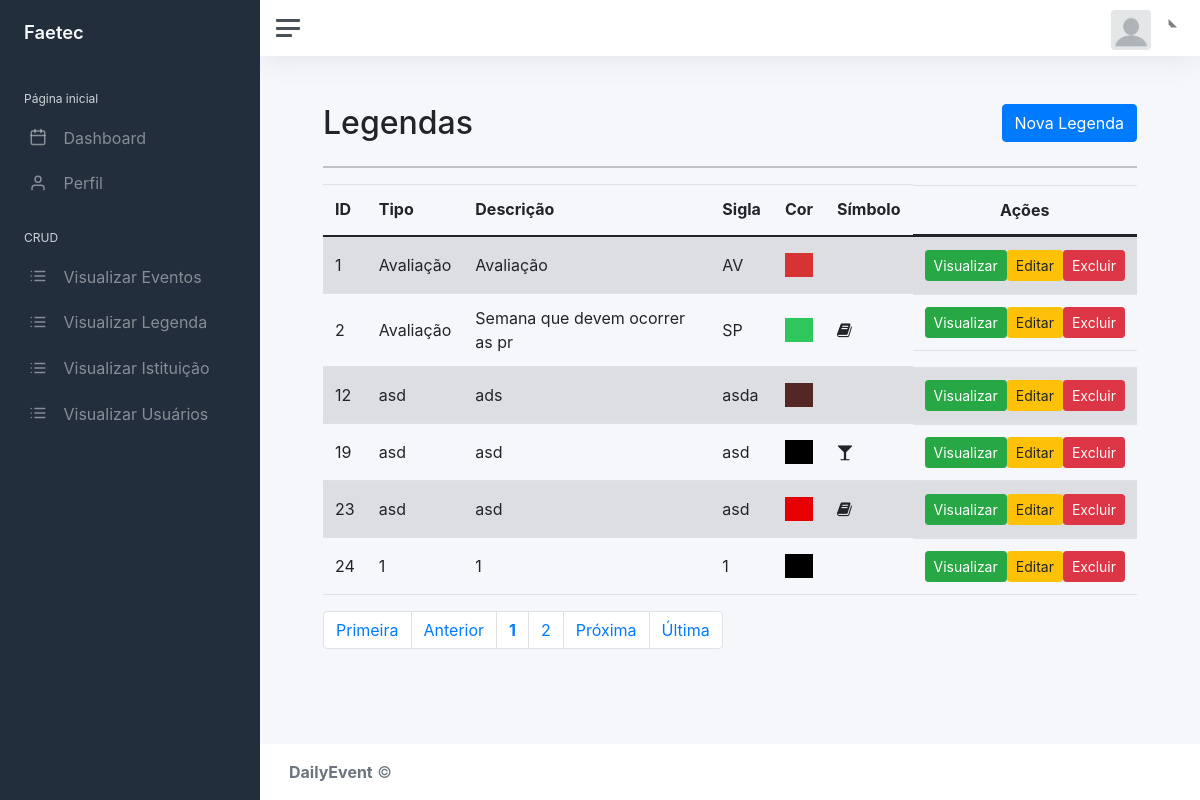
The app's page /static/dash.php?page=lista_leg with its own data.
### tables this page shows
CREATE TABLE IF NOT EXISTS `legenda` (
  `id_leg` int(11) NOT NULL AUTO_INCREMENT,
  `tipo_evento` varchar(15) DEFAULT NULL,
  `desc_leg` varchar(100) DEFAULT NULL,
  `simbolo_leg` varchar(100) DEFAULT NULL,
  `sigla_leg` varchar(4) DEFAULT NULL,
  `cor_leg` varchar(9) DEFAULT NULL,
  PRIMARY KEY (`id_leg`)
);

### static/contents/legenda/lista_leg.php (the view, shortened to what this page needs)
<div class="container-fluid">
	<div id="top" class="row">
		<div class="col-md-11">
			<h2>Legendas</h2>
		</div>
		<div class="col-md-1">
			<a href="?page=addleg" class="btn btn-primary pull-right h2">Nova Legenda</a>
		</div>
	</div>
	<hr/>
	<?php
	$data = mysqli_query($con, "select * from legenda ORDER BY id_leg ASC") or die(mysqli_error());
	?>
	<div id="bloco-list-pag">
		<div id="list" class="row">
			<div class="table-responsive col-md-12">
				<?php
					$quantidade = 5;
					$pagina = (isset($_GET['pagina'])) ? (int)$_GET['pagina'] : 1;
					echo "<table class='table table-striped' cellspacing='0' cellpading='0'>";
					echo "<thead><tr>";
					echo "<td><strong>ID</strong></td>";
					echo "<td><strong>Tipo</strong></td>";
					echo "<td><strong>Descrição</strong></td>";
					echo "<td><strong>Sigla</strong></td>";
					echo "<td><strong>Cor</strong></td>";
					echo "<td><strong>Símbolo</strong></td>";
					echo "<td class='actions d-flex justify-content-center'><strong>Ações</strong></td>";
					echo "</tr></thead><tbody>";
					while($info = mysqli_fetch_array($data)){
						echo "<tr>";
						echo "<td>".$info['id_leg']."</td>";
						echo "<td>".$info['tipo_evento']."</td>";
						echo "<td>".$info['desc_leg']." </td>";
						echo "<td>".$info['sigla_leg']." </td>";
							echo "<td><div style='background-color:".$info['cor_leg']."';>&nbsp</div></td>";
							echo "<td><i class='fa ".$info['simbolo_leg']."'></i></td>";
						echo "<td class='actions btn-group-sm d-flex justify-content-center'>";
						echo "<a class='btn btn-success btn-xs' href=?page=view_leg&id_leg=".$info['id_leg']."> Visualizar </a>";
						echo "<a class='btn btn-warning btn-xs' href=?page=edit_leg&id_leg=".$info['id_leg']."> Editar </a>";
						echo "<a href=?page=excluir_leg&id_leg=".$info['id_leg']." class='btn btn-danger btn-xs'> Excluir </a></td>";
					}
				echo "</tr></tbody></table>";
			?>
		</div>
	</div>
	<div id="bottom" class="row">
			<div class="col-md-12">
				<?php
					$sqlTotal 		= "select id_leg from legenda;";
					$qrTotal  		= mysqli_query($con, $sqlTotal) or die (mysqli_error());
					$numTotal 		= mysqli_num_rows($qrTotal);
					$totalpagina = (ceil($numTotal/$quantidade)<=0) ? 1 : ceil($numTotal/$quantidade);
					$exibir = 3;
					$anterior = (($pagina-1) <= 0) ? 1 : $pagina - 1;
					$posterior = (($pagina+1) >= $totalpagina) ? $totalpagina : $pagina+1;
					echo "<ul class='pagination'>";
					echo "<li class='page-item'><a class='page-link' href='?page=lista_leg&pagina=1'> Primeira</a></li> ";
					echo "<li class='page-item'><a class='page-link' href=\"?page=lista_leg&pagina=$anterior\"> Anterior</a></li> ";
					echo "<li class='page-item'><a class='page-link' href='?page=lista_leg&pagina=".$pagina."'><strong>".$pagina."</strong></a></li> ";
					for($i = $pagina+1; $i < $pagina+$exibir; $i++){
						if($i <= $totalpagina)
						echo "<li class='page-item'><a class='page-link' href='?page=lista_leg&pagina=".$i."'> ".$i." </a></li> ";
					}
					echo "<li class='page-item'><a class='page-link' href=\"?page=lista_leg&pagina=$posterior\"> Pr&oacute;xima</a></li> ";
					echo "<li class='page-item'><a class='page-link' href=\"?page=lista_leg&pagina=$totalpagina\"> &Uacute;ltima</a></li></ul>";
				?>
			</div>
		</div>
	</div>
</div>

### records on screen
legenda: id_leg "1", tipo_evento "Avaliação", desc_leg "Avaliação", sigla_leg "AV"
legenda: id_leg "2", tipo_evento "Avaliação", desc_leg "Semana que devem ocorrer as pr", sigla_leg "SP"
legenda: id_leg "12", tipo_evento "asd", desc_leg "ads", sigla_leg "asda"
legenda: id_leg "19", tipo_evento "asd", desc_leg "asd", sigla_leg "asd"
legenda: id_leg "23", tipo_evento "asd", desc_leg "asd", sigla_leg "asd"
legenda: id_leg "24", tipo_evento "1", desc_leg "1", sigla_leg "1"

### other values on screen
$pagina "1"
